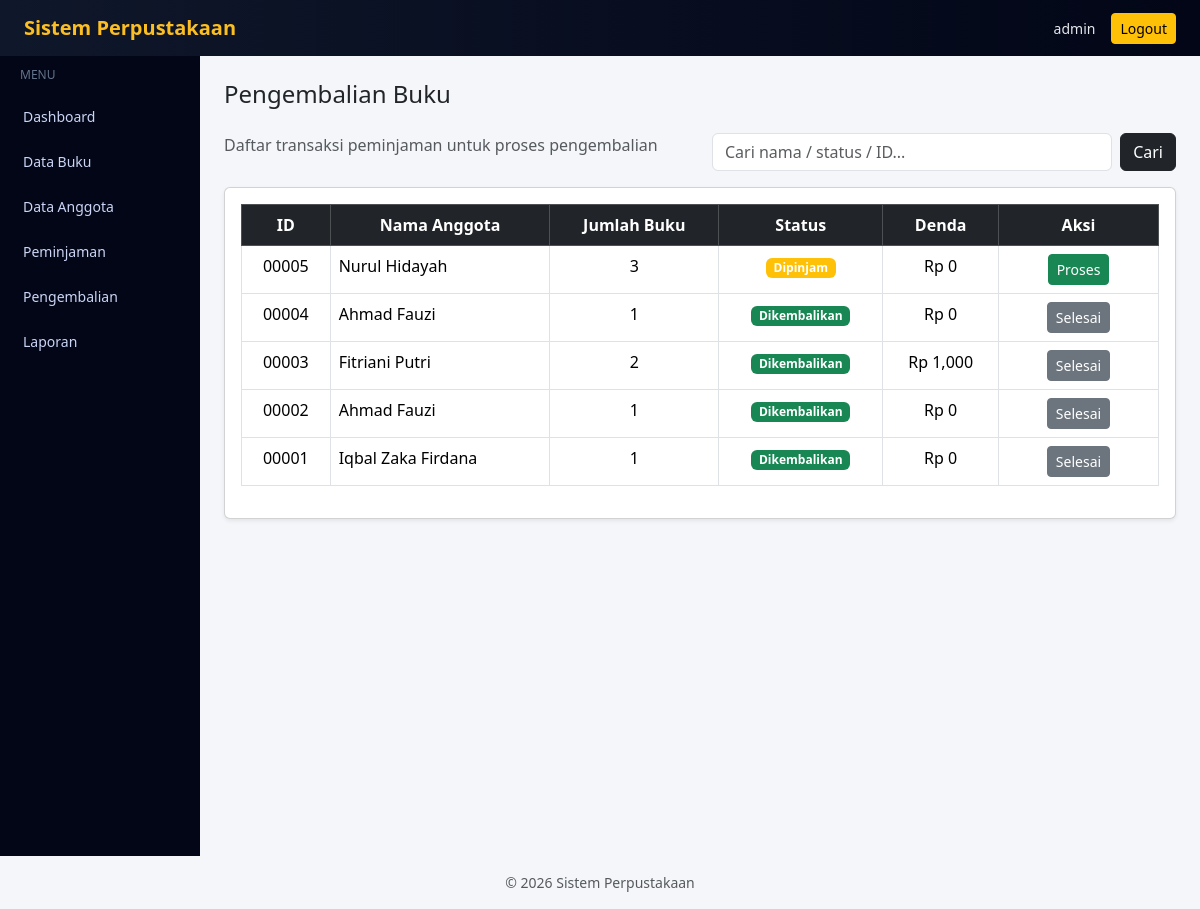
Screenshot of /pengembalian/index.php (signed in) with the database file from the repository.
### tables this page shows
CREATE TABLE `peminjaman` (
  `id_peminjaman` int NOT NULL,
  `id_anggota` int NOT NULL,
  `tanggal_pinjam` date NOT NULL,
  `tanggal_jatuh_tempo` date NOT NULL,
  `status` enum('dipinjam','dikembalikan') DEFAULT 'dipinjam',
  `tanggal_kembali` date DEFAULT NULL,
  `denda` int DEFAULT '0'
);

CREATE TABLE `anggota` (
  `id_anggota` int NOT NULL,
  `nama` varchar(100) NOT NULL,
  `alamat` text,
  `no_hp` varchar(15) DEFAULT NULL
);

### pengembalian/index.php (the view, shortened to what this page needs)
<?php
$db = new Database();
$conn = $db->conn;
include "../templates/header.php";
include "../templates/sidebar.php";
$keyword = isset($_GET['search']) ? trim($_GET['search']) : "";
$where = "";
$data = $conn->query("
    SELECT
        p.id_peminjaman,
        a.nama,
        p.tanggal_pinjam,
        p.tanggal_jatuh_tempo,
        p.status,
        IFNULL(p.denda, 0) AS denda,
        SUM(d.jumlah) AS total_buku
    FROM peminjaman p
    JOIN anggota a ON p.id_anggota = a.id_anggota
    JOIN detail_peminjaman d ON p.id_peminjaman = d.id_peminjaman
    $where
    GROUP BY p.id_peminjaman
    ORDER BY p.id_peminjaman DESC
");
?>
<h4 class="mb-4">Pengembalian Buku</h4>
<div class="row mb-3">
    <div class="col-md-6">
        <p class="text-muted mb-0">
            Daftar transaksi peminjaman untuk proses pengembalian
        </p>
    </div>
    <div class="col-md-6">
        <form method="get" class="d-flex">
            <input type="text" name="search"
                class="form-control me-2"
                placeholder="Cari nama / status / ID..."
                value="<?= htmlspecialchars($keyword); ?>">
            <button class="btn btn-dark">Cari</button>
        </form>
    </div>
</div>
<div class="card shadow-sm">
    <div class="card-body">
        <table class="table table-bordered table-hover">
            <thead class="table-dark text-center">
                <tr>
                    <th>ID</th>
                    <th>Nama Anggota</th>
                    <th>Jumlah Buku</th>
                    <th>Status</th>
                    <th>Denda</th>
                    <th width="160">Aksi</th>
                </tr>
            </thead>
            <tbody>
                <?php if ($data->num_rows > 0): while ($row = $data->fetch_assoc()): ?>
                <tr>
                    <td class="text-center">
                        <?= str_pad($row['id_peminjaman'], 5, '0', STR_PAD_LEFT); ?>
                    </td>
                    <td><?= $row['nama']; ?></td>
                    <td class="text-center"><?= $row['total_buku']; ?></td>
                    <td class="text-center">
                        <span class="badge bg-<?= $row['status']=='dipinjam' ? 'warning' : 'success'; ?>">
                            <?= ucfirst($row['status']); ?>
                        </span>
                    </td>
                    <td class="text-center">
                        Rp <?= number_format($row['denda']); ?>
                    </td>
                    <td class="text-center">
                        <?php if ($row['status'] == 'dipinjam'): ?>
                            <a href="kembalikan.php?id=<?= $row['id_peminjaman']; ?>"
                               class="btn btn-sm btn-success">
                               Proses
                            </a>
                        <?php else: ?>
                            <button class="btn btn-sm btn-secondary"
                                onclick="alert('Buku sudah dikembalikan');">
                                Selesai
                            </button>
                        <?php endif; ?>
                    </td>
                </tr>
                <?php endwhile; endif; ?>
            </tbody>
        </table>
    </div>
</div>
<?php include "../templates/footer.php"; ?>

### templates/header.php (style rules this page uses)
body { background-color: #f4f6f9; }

### rows the page displays
peminjaman: id_peminjaman "00005", id_anggota.nama "Nurul Hidayah", total_buku "3", status "Dipinjam", denda "0"
peminjaman: id_peminjaman "00004", id_anggota.nama "Ahmad Fauzi", total_buku "1", status "Dikembalikan", denda "0", shows "Selesai"
peminjaman: id_peminjaman "00003", id_anggota.nama "Fitriani Putri", total_buku "2", status "Dikembalikan", denda "1,000", shows "Selesai"
peminjaman: id_peminjaman "00002", id_anggota.nama "Ahmad Fauzi", total_buku "1", status "Dikembalikan", denda "0", shows "Selesai"
peminjaman: id_peminjaman "00001", id_anggota.nama "Iqbal Zaka Firdana", total_buku "1", status "Dikembalikan", denda "0", shows "Selesai"

### other values shown
$_SESSION['username'] "admin"
